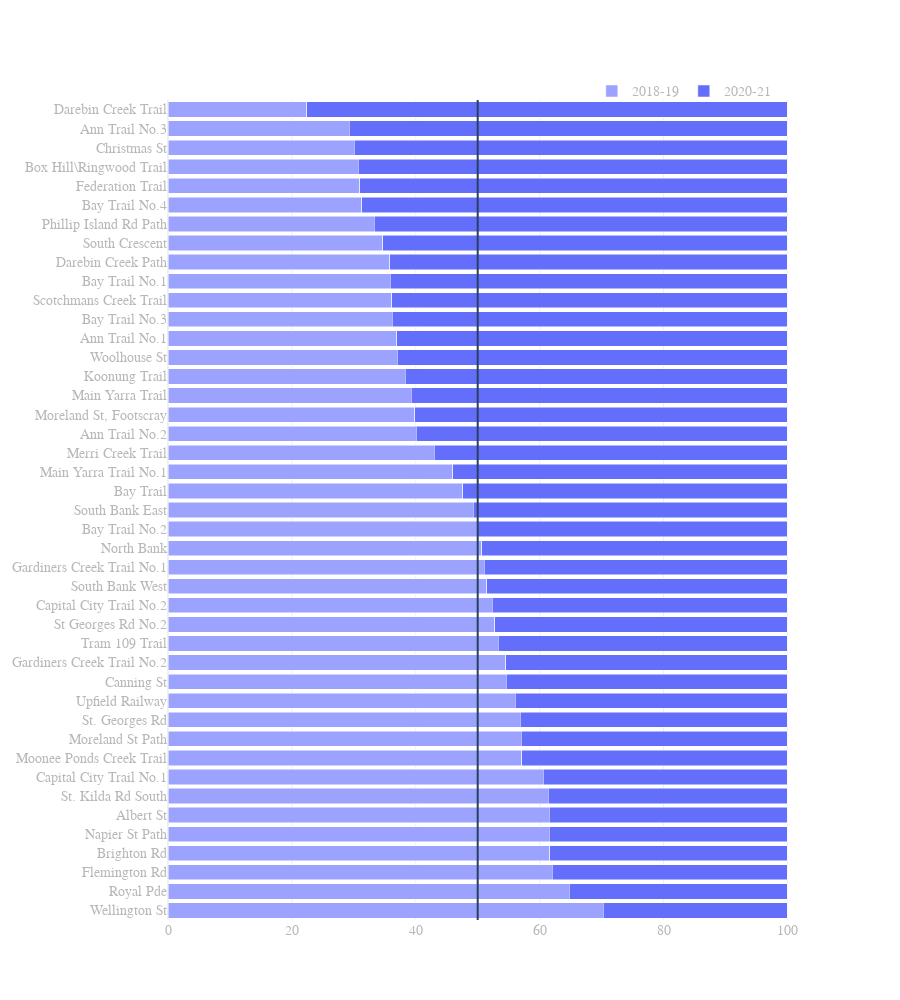

Here is the notebook cell this chart was saved with:
### Markdown cell above
# Stacked bar chart, horizontal for relative pre-post pandemic volume

### Code cell
df_merge['year'] = df_merge.year_M.apply(lambda x: int(x.split('-')[0]))
df_merge['month'] = df_merge.year_M.apply(lambda x: int(x.split('-')[1]))
df_merge['bi_year_split'] = df_merge.year.isin([2020,2021])\
                                         .astype(str)\
                                         .replace('False','2018-19')\
                                         .replace('True','2020-21')
# Sum up total cyclists for 2018-19 and 2020-21, excluding November and December to ensure fair comparison with 2021                                    
df_sensor = df_merge.loc[df_merge.month<11].groupby(['bi_year_split','LOCATION_DESC'])["Total_cyclists"]\
                    .agg(sum)\
                    .sort_index(ascending=False)\
                    .reset_index()


# Here we calculate the totals to use as a denominator for the percentage of cyclist traffic.
total_cyclists = df_merge.loc[df_merge.month<11].groupby('LOCATION_DESC')['Total_cyclists'].sum().reset_index()
df_sensor['Cyclist percentage'] = pd.merge(df_sensor,
                                           total_cyclists,
                                           on='LOCATION_DESC',
                                           how='left')\
                                .apply(lambda x: 100* x.Total_cyclists_x/x.Total_cyclists_y,axis=1)
# sort values on cycling percentage
df_sensor.sort_values('Cyclist percentage', ascending=False,inplace=True)

# remove 99% (ie. partial year sensors)
df_sensor = df_sensor.loc[(df_sensor['Cyclist percentage']<99)&(df_sensor['Cyclist percentage']>1)]

fig = go.Figure(go.Bar(y=df_sensor.loc[df_sensor.bi_year_split=='2018-19'].LOCATION_DESC, 
                     x=df_sensor.loc[df_sensor.bi_year_split=='2018-19']['Cyclist percentage'], 
                     legendgroup="2018-19", 
                     name="2018-19", 
                     marker_color=colours[0], 
                     marker_opacity=1.0,
                      orientation='h',
                       hovertemplate =(
                           '<b>%{y}</b><br>'
                           'Sensor volume: <b>%{x:.1f}%<extra></extra><br>')
                      )
               )


fig.add_trace(go.Bar(y=df_sensor.loc[df_sensor.bi_year_split=='2020-21'].LOCATION_DESC, 
                     x=df_sensor.loc[df_sensor.bi_year_split=='2020-21']['Cyclist percentage'], 
                     legendgroup="2020-21", 
                     name="2020-21", 
                     marker_color=colours[2], 
                     marker_opacity=1.0,
                      orientation='h',
                       hovertemplate =(
                           '<b>%{y}</b><br>'
                           'Sensor volume: <b>%{x:.1f}%<extra></extra><br>')
                      )
            )
fig.update_layout(barmode='relative')
fig.add_vline(x=50)

fig.add_annotation(x=.5,y=-.12,
                   text="Percentage of cyclists across 4 years",
                    xref="paper", yref="paper", showarrow=False,
                   font_size=14, font_color="#a0a1a3")


fig.update_layout(height = 1000)
fig.update_layout(yaxis = dict(tickfont = dict(family='Arial',size=14, color = '#b8b8b8')),
                  xaxis = dict(tickfont = dict(family='Arial',size=14, color = '#b8b8b8')),
                  hoverlabel=dict(font=dict(family='Arial', size=14)),
                  paper_bgcolor='rgba(0,0,0,0)',
                  plot_bgcolor='rgba(0,0,0,0)')

fig.update_layout(hoverlabel=dict(font_size=14,
                                  font_family="Arial"))

fig.update_layout(legend=dict(
    orientation="h",
    yanchor="top",
    y= 1.03,
    xanchor="left",
    x=0.65,
    font=dict(
            family="Arial",
            size=14,
            color='#b8b8b8'
        )
))
                            
        
fig.update_layout(barmode='stack')
fig.update_yaxes(showticklabels=True, visible=True)
fig.layout.xaxis.side='bottom'

fig.update_layout(hoverlabel=dict(bgcolor="white",
                                  font_size=14,
                                  font_family="Arial",
                                  font_color='#a0a1a3',
                                  bordercolor="rgba(255,255,255,255)"))

fig.show()
fig.write_html(f'{visuals}Sensor_by_split_years_comparison.html')

### Figure 1 — Plotly figure (JSON) as saved in the notebook; plotly's stock layout.template omitted (floating-point values rounded to 4 significant figures)
{"data": [{"hovertemplate": "<b>%{y}</b><br>Sensor volume: <b>%{x:.1f}%<extra></extra><br>", "legendgroup": "2018-19", "marker": {"color": "#9ca3ff", "opacity": 1}, "name": "2018-19", "orientation": "h", "type": "bar", "x": [70.26, 64.8, 62.01, 61.63, 61.57, 61.56, 61.43, 60.59, 57.11, 57.05, 56.86, 56.1, 54.59, 54.57, 53.33, 52.76, 52.31, 51.43, 51.06, 50.62, 49.94, 49.28, 47.62, 45.95, 42.96, 40.11, 39.84, 39.26, 38.33, 36.98, 36.92, 36.22, 36.12, 35.85, 35.77, 34.7, 33.27, 31.31, 30.98, 30.69, 30.03, 29.24, 22.37], "y": ["Wellington St", "Royal Pde", "Flemington Rd", "Brighton Rd", "Napier St Path", "Albert St", "St. Kilda Rd South", "Capital City Trail No.1", "Moonee Ponds Creek Trail", "Moreland St Path", "St. Georges Rd", "Upfield Railway", "Canning St", "Gardiners Creek Trail No.2", "Tram 109 Trail", "St Georges Rd No.2", "Capital City Trail No.2", "South Bank West", "Gardiners Creek Trail No.1", "North Bank", "Bay Trail No.2", "South Bank East", "Bay Trail", "Main Yarra Trail No.1", "Merri Creek Trail", "Ann Trail No.2", "Moreland St, Footscray", "Main Yarra Trail", "Koonung Trail", "Woolhouse St", "Ann Trail No.1", "Bay Trail No.3", "Scotchmans Creek Trail", "Bay Trail No.1", "Darebin Creek Path", "South Crescent", "Phillip Island Rd Path", "Bay Trail No.4", "Federation Trail", "Box Hill\\Ringwood Trail", "Christmas St", "Ann Trail No.3", "Darebin Creek Trail"]}, {"hovertemplate": "<b>%{y}</b><br>Sensor volume: <b>%{x:.1f}%<extra></extra><br>", "legendgroup": "2020-21", "marker": {"color": "#636efa", "opacity": 1}, "name": "2020-21", "orientation": "h", "type": "bar", "x": [77.63, 70.76, 69.97, 69.31, 69.02, 68.69, 66.73, 65.3, 64.23, 64.15, 63.88, 63.78, 63.08, 63.02, 61.67, 60.74, 60.16, 59.89, 57.04, 54.05, 52.38, 50.72, 50.06, 49.38, 48.94, 48.57, 47.69, 47.24, 46.67, 45.43, 45.41, 43.9, 43.14, 42.95, 42.89, 39.41, 38.57, 38.44, 38.43, 38.37, 37.99, 35.2, 29.74], "y": ["Darebin Creek Trail", "Ann Trail No.3", "Christmas St", "Box Hill\\Ringwood Trail", "Federation Trail", "Bay Trail No.4", "Phillip Island Rd Path", "South Crescent", "Darebin Creek Path", "Bay Trail No.1", "Scotchmans Creek Trail", "Bay Trail No.3", "Ann Trail No.1", "Woolhouse St", "Koonung Trail", "Main Yarra Trail", "Moreland St, Footscray", "Ann Trail No.2", "Merri Creek Trail", "Main Yarra Trail No.1", "Bay Trail", "South Bank East", "Bay Trail No.2", "North Bank", "Gardiners Creek Trail No.1", "South Bank West", "Capital City Trail No.2", "St Georges Rd No.2", "Tram 109 Trail", "Gardiners Creek Trail No.2", "Canning St", "Upfield Railway", "St. Georges Rd", "Moreland St Path", "Moonee Ponds Creek Trail", "Capital City Trail No.1", "St. Kilda Rd South", "Albert St", "Napier St Path", "Brighton Rd", "Flemington Rd", "Royal Pde", "Wellington St"]}], "layout": {"annotations": [{"font": {"color": "#a0a1a3", "size": 14}, "showarrow": false, "text": "Percentage of cyclists across 4 years", "x": 0.5, "xref": "paper", "y": -0.12, "yref": "paper"}], "barmode": "stack", "height": 1000, "hoverlabel": {"bgcolor": "white", "bordercolor": "rgba(255,255,255,255)", "font": {"color": "#a0a1a3", "family": "Arial", "size": 14}}, "legend": {"font": {"color": "#b8b8b8", "family": "Arial", "size": 14}, "orientation": "h", "x": 0.65, "xanchor": "left", "y": 1.03, "yanchor": "top"}, "paper_bgcolor": "rgba(0,0,0,0)", "plot_bgcolor": "rgba(0,0,0,0)", "shapes": [{"type": "line", "x0": 50, "x1": 50, "xref": "x", "y0": 0, "y1": 1, "yref": "y domain"}], "xaxis": {"side": "bottom", "tickfont": {"color": "#b8b8b8", "family": "Arial", "size": 14}}, "yaxis": {"showticklabels": true, "tickfont": {"color": "#b8b8b8", "family": "Arial", "size": 14}, "visible": true}}}
